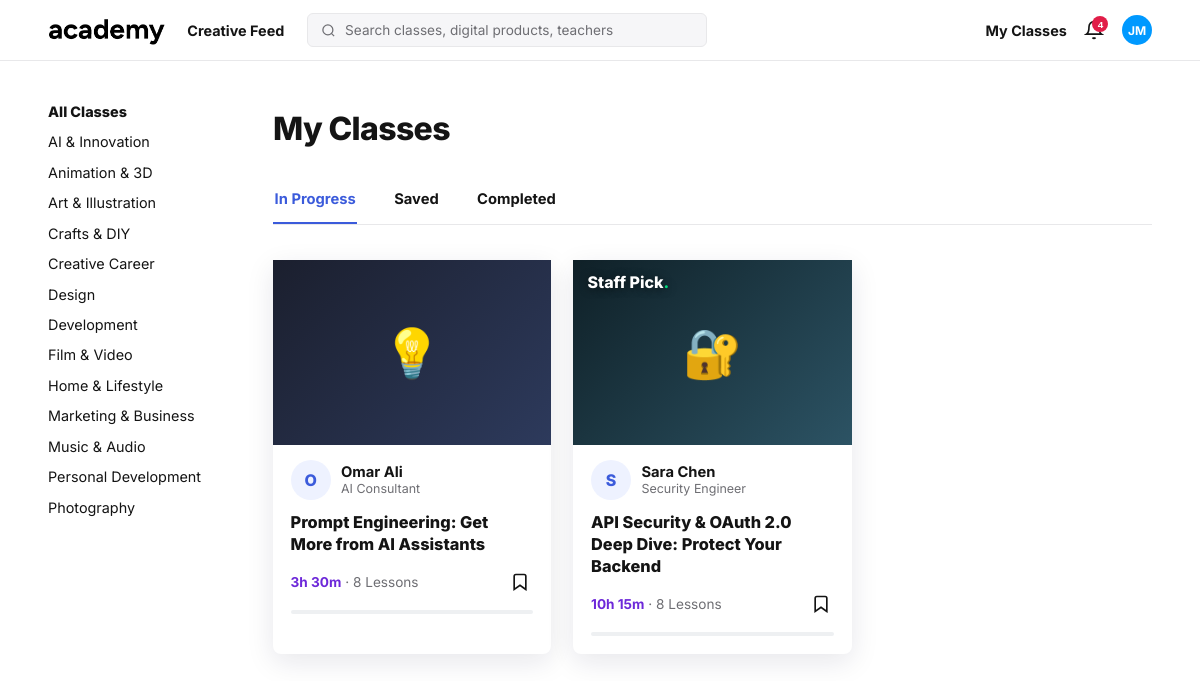
Page /my/enrolled/ (signed in) on the committed database.
### accounts/models.py (models this page shows, shortened)
class User(AbstractBaseUser, PermissionsMixin):
    email = models.EmailField(unique=True)
    first_name = models.CharField(max_length=100)
    last_name = models.CharField(max_length=100)
    is_active = models.BooleanField(default=True)
    is_staff = models.BooleanField(default=False)
    date_joined = models.DateTimeField(auto_now_add=True)
    USERNAME_FIELD = "email"
    REQUIRED_FIELDS = ["first_name", "last_name"]
    objects = UserManager()
    def get_full_name(self):
        return f"{self.first_name} {self.last_name}"

class Course(models.Model):
    LEVEL_CHOICES = [
        ("beginner", "Beginner"),
        ("intermediate", "Intermediate"),
        ("advanced", "Advanced"),
    ]
    title = models.CharField(max_length=255)
    instructor = models.CharField(max_length=150, default="Academy Team")
    rating = models.DecimalField(max_digits=2, decimal_places=1, default=4.5)
    reviews = models.PositiveIntegerField(default=0)
    duration = models.CharField(max_length=50, default="6h 00m")
    students = models.CharField(max_length=50, default="1.0k")
    level = models.CharField(max_length=20, choices=LEVEL_CHOICES, default="beginner")
    tags = models.CharField(max_length=255, default="", blank=True)
    category = models.CharField(max_length=100, default="Development")
    extra_tags = models.PositiveIntegerField(default=0)
    role = models.CharField(max_length=150, default="Teacher")
    lessons = models.PositiveIntegerField(default=10)
    emoji = models.CharField(max_length=10, default="📚")
    is_new = models.BooleanField(default=False)
    staff_pick = models.BooleanField(default=False)
    is_free = models.BooleanField(default=True)
    created_at = models.DateTimeField(auto_now_add=True)
    def tag_list(self):
        return [t.strip() for t in self.tags.split(",") if t.strip()]

### accounts/views.py (the view)
# urls.py: path("my/enrolled/", views.enrolled_view, name="enrolled"),
@login_required
def enrolled_view(request):
    ctx = _course_context(request.user)
    ids = ctx["enrolled_ids"] | ctx["completed_ids"]
    ctx["courses"] = [c for c in ctx["courses"] if c.id in ids]
    ctx["page"] = "enrolled"
    ctx["page_title"] = "Enrolled"
    ctx["page_sub"] = "Courses you are currently learning and have finished."
    ctx["bottom"] = "enrolled"
    ctx["empty_msg"] = "You are not enrolled in any course yet."
    ctx["courses"], ctx["base_qs"] = _paginate(request, ctx["courses"])
    return render(request, "my_courses.html", ctx)

### accounts/views.py (called while the page is built)
def ensure_demo_courses():
    if Course.objects.exists():
        return
    for data in DEMO_COURSES:
        Course.objects.create(**data)

def _paginate(request, items):
    paginator = Paginator(items, PER_PAGE)
    page_obj = paginator.get_page(request.GET.get("page"))
    params = request.GET.copy()
    params.pop("page", None)
    qs = params.urlencode()
    return page_obj, qs

### templates/my_courses.html (shortened to what this page needs)
{% load static %}
<!DOCTYPE html>
<html lang="en">
<head>
</head>
<body>
  <header>
    <div class="header-inner">
    <a class="logo" href="{% url 'landing' %}"><img src="{% static 'images/logo.png' %}" alt="Academy"></a>
    <a class="top-link hide-m" href="{% url 'landing' %}">Creative Feed</a>
    <form class="search-form" method="get" action="{% url 'landing' %}">
      <div class="search-wrap">
        <svg width="15" height="15" viewBox="0 0 24 24" fill="none" stroke="currentColor" stroke-width="2"><circle cx="11" cy="11" r="8"/><line x1="21" y1="21" x2="16.65" y2="16.65"/></svg>
        <input type="text" name="q" value="{{ query|default:'' }}" placeholder="Search classes, digital products, teachers" />
      </div>
    </form>
    <nav class="top-right">
      <a class="top-link hide-m" href="{% url 'enrolled' %}">My Classes</a>
      <div class="user-menu">
        <button class="bell" id="bellBtn" aria-label="Notifications">
          {% if notif_count %}<span class="bell-dot">{{ notif_count }}</span>{% endif %}
        </button>
      </div>
      <div class="user-menu">
        <button class="avatar" id="avatarBtn" aria-label="Account menu">{{ user.first_name.0|default:"A" }}{{ user.last_name.0 }}</button>
      </div>
    </nav>
    </div>
  </header>
  <div class="layout">
    <aside id="sidebar">
      <a class="side-link strong {% if not active_category %}active{% endif %}" href="{% url 'landing' %}">All Classes</a>
      {% for cat in categories %}
      <a class="side-link {% if active_category == cat %}active{% endif %}" href="{% url 'landing' %}?category={{ cat|urlencode }}">{{ cat }}</a>
      {% endfor %}
    </aside>
    <main>
      <h1 class="page-title">My Classes</h1>
      <nav class="class-tabs">
        <a href="{% url 'enrolled' %}" class="{% if page == 'enrolled' %}active{% endif %}">In Progress</a>
        <a href="{% url 'saved' %}" class="{% if page == 'saved' %}active{% endif %}">Saved</a>
        <a href="{% url 'completed' %}" class="{% if page == 'completed' %}active{% endif %}">Completed</a>
      </nav>
      <div class="course-grid">
        {% for course in courses %}
        <article class="d-card grid-d">
          <a class="d-cover {% cycle 'g0' 'g1' 'g2' 'g3' 'g4' %}" href="{% url 'classroom' course.id %}">
            <span>{{ course.emoji }}</span>
            {% if course.staff_pick %}<span class="d-staff">Staff Pick<i>.</i></span>{% endif %}
          </a>
          <div class="d-teacher">
            <span class="d-avatar">{{ course.instructor|slice:":1" }}</span>
            <span class="d-tinfo"><strong>{{ course.instructor }}</strong><em>{{ course.role }}</em></span>
          </div>
          <a class="d-title" href="{% url 'classroom' course.id %}">{{ course.title }}</a>
          <div class="d-foot">
            <span class="d-meta"><b>{{ course.duration }}</b> · {{ course.lessons }} Lessons</span>
            <form method="post" action="{% url 'toggle_save' course.id %}">
              <button type="submit" class="d-save {% if course.is_saved %}on{% endif %}" title="Save">
                <svg viewBox="0 0 24 24" fill="{% if course.is_saved %}currentColor{% else %}none{% endif %}" stroke="currentColor" stroke-width="2"><path d="M19 21l-7-5-7 5V5a2 2 0 012-2h10a2 2 0 012 2z"/></svg>
              </button>
            </form>
          </div>
            {% if course.is_completed %}
            <div class="done-line pad">✓ Completed</div>
            {% elif course.is_enrolled %}
            <div class="progress-wrap pad"><div class="progress-bar" style="width:{{ course.enrollment.progress|default:0 }}%"></div></div>
            {% endif %}
        </article>
        {% empty %}
        <div class="empty-state">
          <h3>{{ empty_msg|default:"Nothing here yet." }}</h3>
          <p>Browse the catalogue and start learning today.</p>
        </div>
        {% endfor %}
      </div>
    </main>
  </div>
</body>
</html>

### rows in the picture
User: first_name.0 "J", last_name.0 "M"
Course: emoji "💡", instructor "O", instructor "Omar Ali", role "AI Consultant", title "Prompt Engineering: Get More from AI Assistants", duration "3h 30m", lessons "8"
Course: emoji "🔐", staff_pick "Staff Pick", instructor "S", instructor "Sara Chen", role "Security Engineer", title "API Security & OAuth 2.0 Deep Dive: Protect Your Backend", duration "10h 15m", lessons "8"

### other values in the picture
{{ notif_count }} "4"
{{ cat }} "AI & Innovation" "Animation & 3D" "Art & Illustration" "Crafts & DIY" "Creative Career" "Design" "Development" "Film & Video" "Home & Lifestyle" "Marketing & Business" "Music & Audio" "Personal Development" "Photography"
